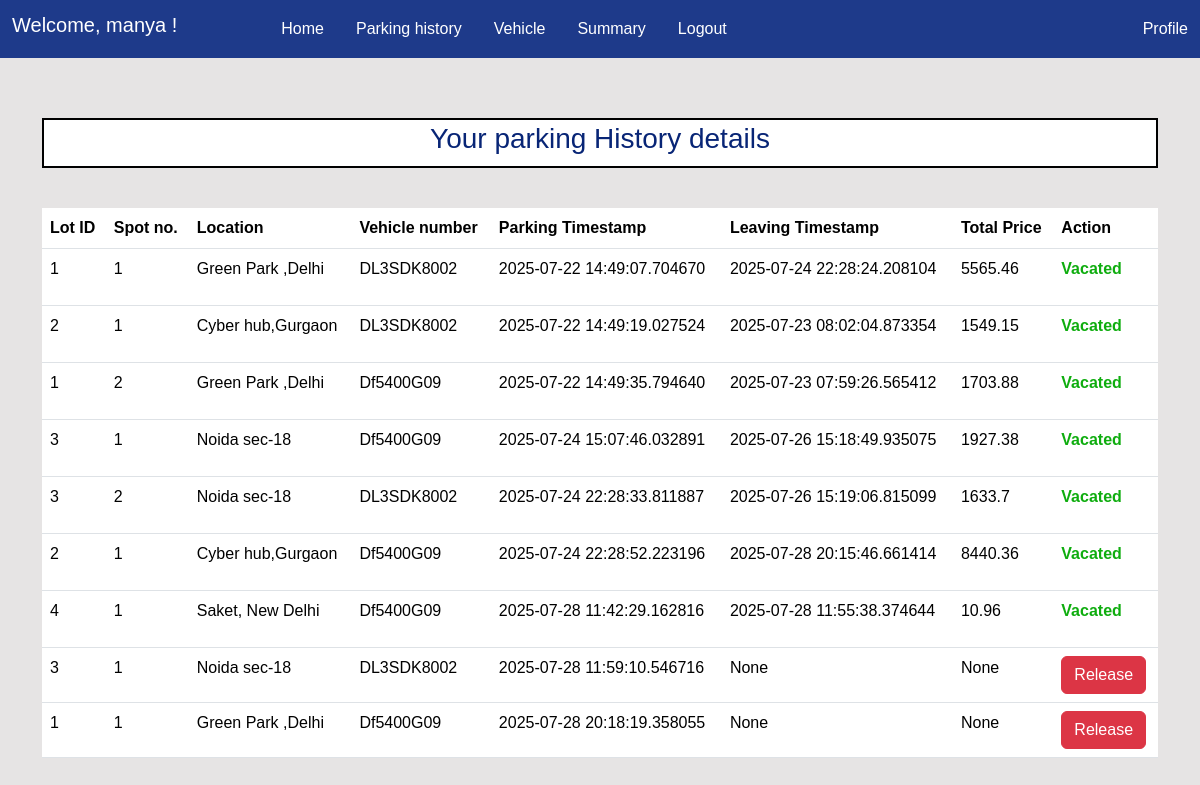
The page /parking/history (signed in) on the database as committed earlier.
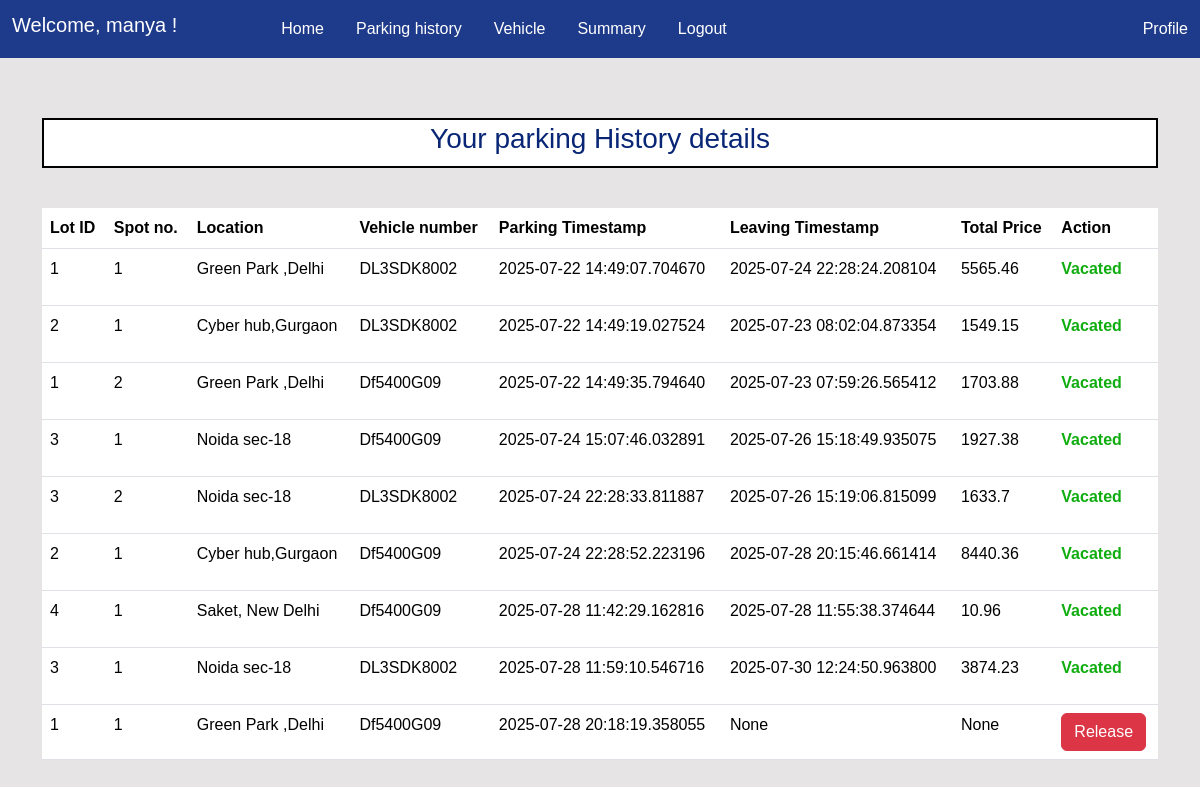
The same page on the database as committed later.
### models.py (models this page shows)
class Reservation(db.Model):
    id = db.Column(db.Integer, primary_key=True)
    user_id = db.Column(db.Integer, db.ForeignKey('user.id'), nullable=False)
    lot_id = db.Column(db.Integer, db.ForeignKey('parkinglot.id'), nullable=False)
    spot_id = db.Column(db.Integer, db.ForeignKey('parkingspot.id'), nullable=False)
    vehicle_id = db.Column(db.Integer, db.ForeignKey('vehicle.id'), nullable=False)
    parking_timestamp = db.Column(db.DateTime, nullable=False)
    leaving_timestamp = db.Column(db.DateTime, nullable=True)
    total_cost = db.Column(db.Float, nullable=True)

class ParkingSpot(db.Model):
    __tablename__ = 'parkingspot'
    id = db.Column(db.Integer, primary_key=True)
    lot_id = db.Column(db.Integer, db.ForeignKey('parkinglot.id'), nullable=False)
    spot_number = db.Column(db.Integer, nullable=False)
    is_occupied = db.Column(db.Boolean, default=False)
    reserved_spot = db.relationship('Reservation', backref='parkingspot', lazy=True ,cascade="all, delete-orphan")

class ParkingLot(db.Model):
    __tablename__ = 'parkinglot'
    id = db.Column(db.Integer, primary_key=True)
    name = db.Column(db.String(50), nullable=False)
    address = db.Column(db.String(100), nullable=False)
    pincode = db.Column(db.String(10), nullable=False)
    total_spots = db.Column(db.Integer, nullable=False)
    price_per_hour = db.Column(db.Float, nullable=False)
    spots= db.relationship('ParkingSpot', backref='parkinglot', lazy=True,cascade="all, delete-orphan" )
    lots= db.relationship('Reservation', backref='parkinglot', lazy=True,cascade="all, delete-orphan")

class Vehicle(db.Model):
    id = db.Column(db.Integer, primary_key=True)
    user_id = db.Column(db.Integer, db.ForeignKey('user.id'), nullable=False)
    vehicle_number = db.Column(db.String(25), unique=True, nullable=False)
    vehicle_type = db.Column(db.String(20))
    reserved_vehicle = db.relationship('Reservation', backref='vehicle', lazy=True,cascade="all, delete-orphan")

### routes.py (the view)
@app.route('/parking/history')
@auth_required
def parking_history():
    reservations=Reservation.query.filter_by(user_id=session['user_id']).all()
    return render_template('user/parkinghistory.html',reservations=reservations)

### routes.py (called while the page is built)
def auth_required(f):
    @wraps(f) #create different function object
    def decorated_function(*args, **kwargs):
        if 'user_id' not in session:
            return redirect(url_for('login'))
        else:
            return f(*args, **kwargs)
    return decorated_function

### templates/user/parkinghistory.html (shortened to what this page needs)
{% extends 'layout.html' %}
{% block content %}
    <div class="heading d-flex chfont">
        <h3>Your parking History details</h3>
    </div>
    <table class="table">
        <thead>
            <tr>
                <th>Lot ID</th>
                <th>Spot no.</th>
                <th>Location</th>
                <th>Vehicle number</th>
                <th>Parking Timestamp</th>
                <th>Leaving Timestamp</th>
                <th>Total Price</th>
                <th>Action</th>
            </tr>
        <tbody>
            {% for reservation in reservations %}
            <tr>
                <td>{{reservation.lot_id}}</td>
                <td>{{reservation.parkingspot.spot_number}}</td>
                <td>{{reservation.parkinglot.address}}</td>
                <td>{{reservation.vehicle.vehicle_number}}</td>
                <td>{{reservation.parking_timestamp}}</td>
                <td>{{reservation.leaving_timestamp}}</td>
                <td>{{reservation.total_cost}}</td>
                <td>
                    {% if not reservation.leaving_timestamp %}
                    <a href="{{url_for('release',id=reservation.id)}}" class="btn btn-danger">
                        Release
                    </a>
                    {% else %}
                    <p > Vacated </p>
                    {% endif %}
                </td>
            </tr>
            {% endfor %}
        </tbody>
        </thead>
    </table>
{% endblock %}

Rows that differ between the two databases and show on the page:
changed Reservation (number 8 of 9 on the later page): leaving_timestamp "None" → "2025-07-30 12:24:50.963800"; total_cost "None" → "3874.23"; leaving_timestamp "Release" → "Vacated"
